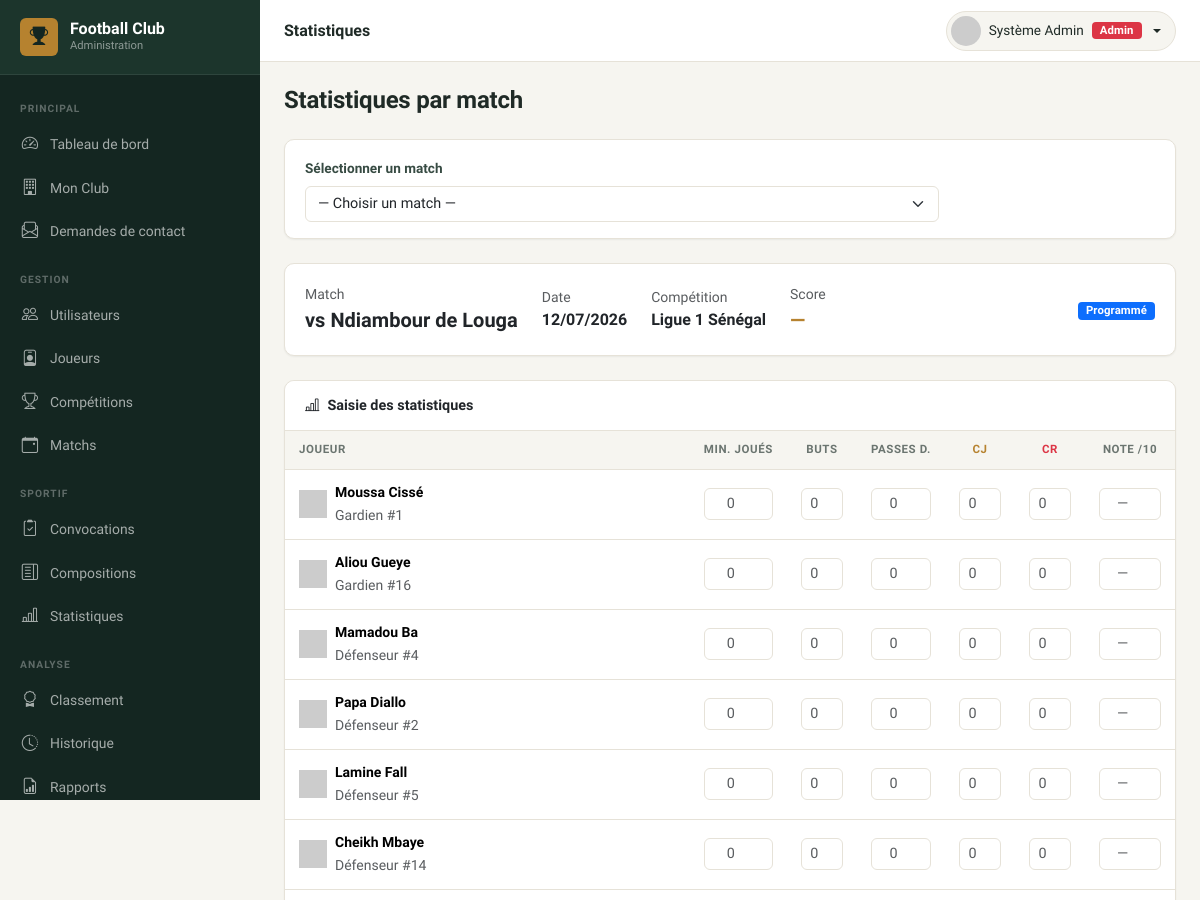
Before: /admin/statistiques/index.php?match_id=8 (signed in, upper part) with the older database file.
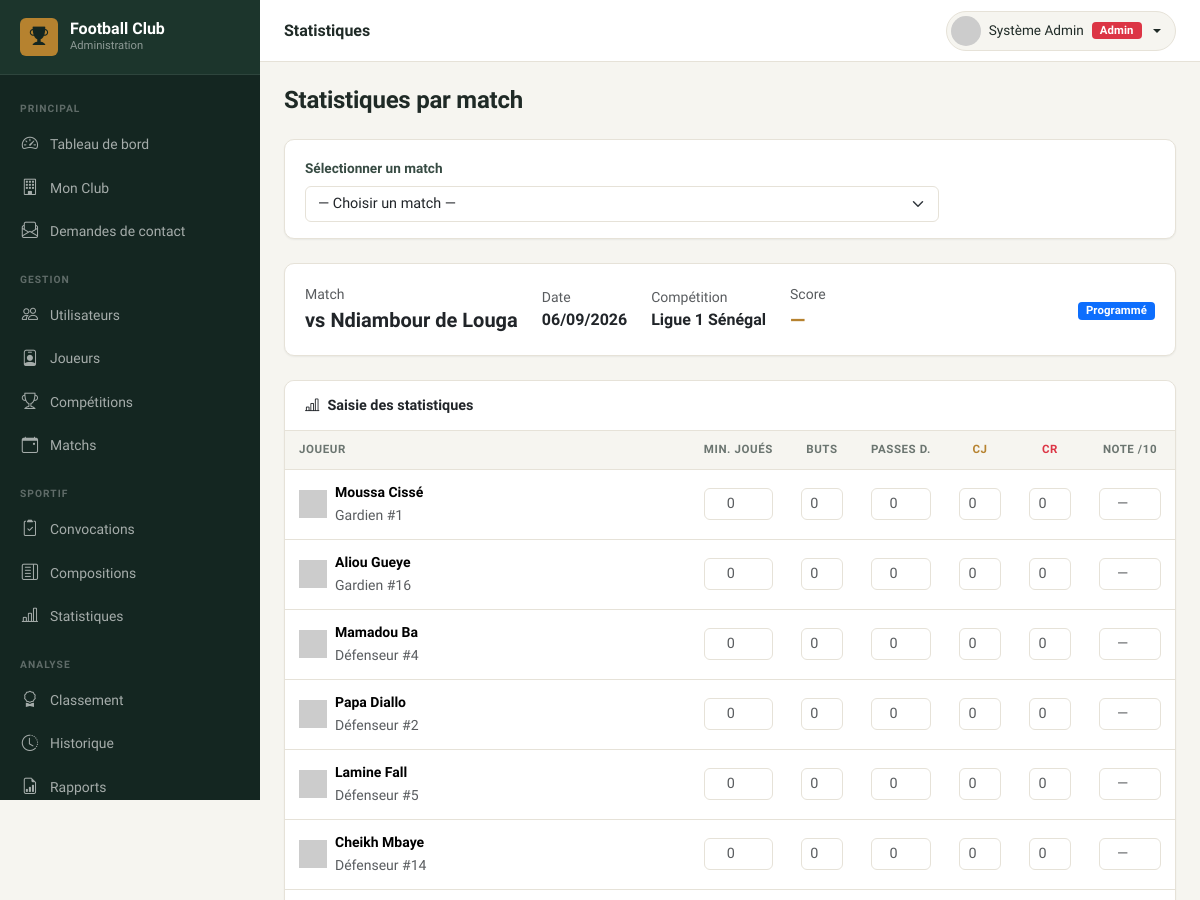
After: the same page with the newer database file.
### tables this page shows
CREATE TABLE `matchs` (
  `id` int(11) NOT NULL AUTO_INCREMENT,
  `competition_id` int(11) DEFAULT NULL,
  `date_match` date NOT NULL,
  `heure_match` time DEFAULT NULL,
  `stade` varchar(200) DEFAULT NULL,
  `adversaire` varchar(150) NOT NULL,
  `domicile_exterieur` enum('Domicile','Extérieur') DEFAULT 'Domicile',
  `score_equipe` tinyint(3) unsigned DEFAULT 0,
  `score_adverse` tinyint(3) unsigned DEFAULT 0,
  `statut` enum('Programmé','En cours','Terminé','Annulé','Reporté') DEFAULT 'Programmé',
  `notes` text DEFAULT NULL,
  `created_at` timestamp NOT NULL DEFAULT current_timestamp(),
  `updated_at` timestamp NOT NULL DEFAULT current_timestamp() ON UPDATE current_timestamp(),
  PRIMARY KEY (`id`),
  KEY `competition_id` (`competition_id`),
  CONSTRAINT `matchs_ibfk_1` FOREIGN KEY (`competition_id`) REFERENCES `competitions` (`id`) ON DELETE SET NULL
);

CREATE TABLE `competitions` (
  `id` int(11) NOT NULL AUTO_INCREMENT,
  `nom` varchar(150) NOT NULL,
  `type` enum('Championnat','Coupe','Amical','Tournoi') DEFAULT 'Championnat',
  `saison` varchar(20) DEFAULT NULL,
  `created_at` timestamp NOT NULL DEFAULT current_timestamp(),
  `updated_at` timestamp NOT NULL DEFAULT current_timestamp() ON UPDATE current_timestamp(),
  PRIMARY KEY (`id`)
);

### admin/statistiques/index.php (the view, shortened to what the changed rows need)
<?php
require_once ROOT_PATH . '/includes/functions.php';
$pdo = getPDO();
$matchId = (int)($_GET['match_id'] ?? 0);
$stats = [];
$matchInfo = null;
if ($matchId) {
    $stmt = $pdo->prepare("SELECT m.*, c.nom AS competition FROM matchs m LEFT JOIN competitions c ON c.id=m.competition_id WHERE m.id=?");
    $stmt->execute([$matchId]);
    $matchInfo = $stmt->fetch();
    $stmt = $pdo->prepare("
        SELECT j.id, j.nom, j.prenom, j.poste, j.numero_maillot, j.photo,
               s.id AS stat_id, s.minutes_jouees, s.buts, s.passes_decisives,
               s.cartons_jaunes, s.cartons_rouges, s.note_match
        FROM joueurs j
        LEFT JOIN statistiques s ON s.joueur_id = j.id AND s.match_id = ?
        WHERE j.statut = 'actif'
        ORDER BY j.poste, j.nom
    ");
    $stmt->execute([$matchId]);
    $stats = $stmt->fetchAll();
}
require_once ROOT_PATH . '/admin/includes/header.php';
?>
<?php if ($matchId && $matchInfo): ?>
<div class="card mb-4">
    <div class="card-body">
        <div class="d-flex align-items-center gap-4 flex-wrap">
            <div>
                <div class="text-muted small">Match</div>
                <div class="fw-bold fs-5">vs <?= e($matchInfo['adversaire']) ?></div>
            </div>
            <div>
                <div class="text-muted small">Date</div>
                <div class="fw-semibold"><?= formatDate($matchInfo['date_match']) ?></div>
            </div>
            <?php if ($matchInfo['competition']): ?>
            <div>
                <div class="text-muted small">Compétition</div>
                <div class="fw-semibold"><?= e($matchInfo['competition']) ?></div>
            </div>
            <?php endif; ?>
            <div>
                <div class="text-muted small">Score</div>
                <div class="fw-bold fs-5 <?= $matchInfo['score_equipe'] > $matchInfo['score_adverse'] ? 'text-success' : ($matchInfo['score_equipe'] < $matchInfo['score_adverse'] ? 'text-danger' : 'text-warning') ?>">
                    <?= $matchInfo['score_equipe'] ?> — <?= $matchInfo['score_adverse'] ?>
                </div>
            </div>
            <div class="ms-auto"><?= statusBadge($matchInfo['statut']) ?></div>
        </div>
    </div>
</div>
<form method="POST">
    <div class="card table-card">
        <div class="card-header"><i class="bi bi-bar-chart-line me-2"></i>Saisie des statistiques</div>
        <div class="card-body p-0">
            <div class="table-responsive">
            <table class="table mb-0" style="min-width:750px">
                <thead><tr>
                    <th>Joueur</th>
                    <th class="text-center" style="width:80px">Min. joués</th>
                    <th class="text-center" style="width:70px">Buts</th>
                    <th class="text-center" style="width:80px">Passes D.</th>
                    <th class="text-center" style="width:70px"><span class="text-warning">CJ</span></th>
                    <th class="text-center" style="width:70px"><span class="text-danger">CR</span></th>
                    <th class="text-center" style="width:90px">Note /10</th>
                </tr></thead>
                <tbody>
                <?php foreach ($stats as $j): ?>
                <tr>
                    <td>
                        <div class="d-flex align-items-center gap-2">
                            <img src="<?= avatarUrl($j['photo'], $j['prenom'].' '.$j['nom']) ?>" class="avatar-sm">
                            <div>
                                <div class="fw-semibold small"><?= e($j['prenom']) ?> <?= e($j['nom']) ?></div>
                                <small class="text-muted"><?= e($j['poste']) ?><?= $j['numero_maillot'] ? ' #'.$j['numero_maillot'] : '' ?></small>
                            </div>
                        </div>
                    </td>
                    <td><input type="number" name="stats[<?= $j['id'] ?>][minutes]" class="form-control form-control-sm text-center" min="0" max="120" value="<?= $j['minutes_jouees'] ?? '' ?>" placeholder="0"></td>
                    <td><input type="number" name="stats[<?= $j['id'] ?>][buts]"    class="form-control form-control-sm text-center" min="0" max="20"  value="<?= $j['buts'] ?? '' ?>" placeholder="0"></td>
                    <td><input type="number" name="stats[<?= $j['id'] ?>][passes]"  class="form-control form-control-sm text-center" min="0" max="20"  value="<?= $j['passes_decisives'] ?? '' ?>" placeholder="0"></td>
                    <td><input type="number" name="stats[<?= $j['id'] ?>][cj]"      class="form-control form-control-sm text-center" min="0" max="2"   value="<?= $j['cartons_jaunes'] ?? '' ?>" placeholder="0"></td>
                    <td><input type="number" name="stats[<?= $j['id'] ?>][cr]"      class="form-control form-control-sm text-center" min="0" max="1"   value="<?= $j['cartons_rouges'] ?? '' ?>" placeholder="0"></td>
                    <td><input type="number" name="stats[<?= $j['id'] ?>][note]"    class="form-control form-control-sm text-center" min="0" max="10" step="0.5" value="<?= $j['note_match'] ?? '' ?>" placeholder="—"></td>
                </tr>
                <?php endforeach; ?>
                </tbody>
            </table>
            </div>
        </div>
    </div>
</form>
<?php endif; ?>
<?php require_once ROOT_PATH . '/admin/includes/footer.php'; ?>

### includes/functions.php (shortened to what the changed rows need)
<?php
function e(string $str): string {
    return htmlspecialchars($str, ENT_QUOTES | ENT_SUBSTITUTE, 'UTF-8');
}
function formatDate(?string $date): string {
    return date('d/m/Y', strtotime($date));
}
function statusBadge(string $status): string {
    $map = [
        'actif'      => 'success',
        'inactif'    => 'secondary',
        'blessé'     => 'warning',
        'suspendu'   => 'danger',
        'Programmé'  => 'primary',
        'Terminé'    => 'success',
        'En cours'   => 'warning',
        'Annulé'     => 'danger',
        'Reporté'    => 'secondary',
        'Publiée'    => 'success',
        'Brouillon'  => 'secondary',
        'Convoqué'   => 'success',
        'Absent'     => 'danger',
        'Blessé'     => 'warning',
        'Titulaire'  => 'primary',
        'Remplaçant' => 'secondary',
    ];
    $color = $map[$status] ?? 'secondary';
    return "<span class=\"badge bg-$color\">" . e($status) . '</span>';
}
function avatarUrl(?string $photo, string $name = '?'): string {
    $initials = urlencode(strtoupper(substr($name, 0, 1)));
    return "https://ui-avatars.com/api/?name=$initials&background=2d6a4f&color=fff&size=80";
}

Changed rows visible on the page:
changed matchs "Ndiambour de Louga": date_match "12/07/2026" → "06/09/2026"
